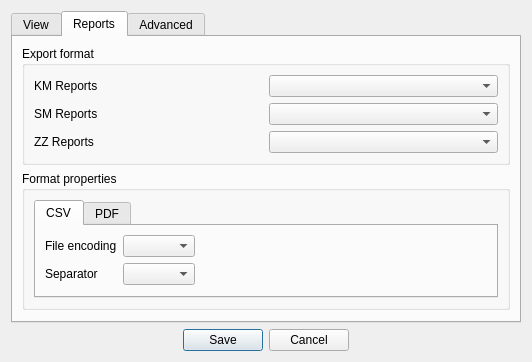
<?xml version="1.0" encoding="UTF-8"?>
<ui version="4.0">
 <class>SettingsDialog</class>
 <widget class="QDialog" name="SettingsDialog">
  <property name="geometry">
   <rect>
    <x>0</x>
    <y>0</y>
    <width>532</width>
    <height>315</height>
   </rect>
  </property>
  <property name="windowTitle">
   <string>Program settings</string>
  </property>
  <property name="modal">
   <bool>true</bool>
  </property>
  <layout class="QVBoxLayout" name="verticalLayout">
   <item>
    <widget class="QTabWidget" name="tab_settings">
     <property name="currentIndex">
      <number>1</number>
     </property>
     <widget class="QWidget" name="tab">
      <attribute name="title">
       <string>View</string>
      </attribute>
      <layout class="QVBoxLayout" name="verticalLayout_2">
       <item>
        <widget class="QGroupBox" name="groupBox_fonts">
         <property name="title">
          <string>Table font</string>
         </property>
         <layout class="QFormLayout" name="formLayout">
          <item row="0" column="0">
           <widget class="QLabel" name="label_font_family">
            <property name="text">
             <string>Font family</string>
            </property>
           </widget>
          </item>
          <item row="0" column="1">
           <widget class="QFontComboBox" name="fcb_font_family"/>
          </item>
          <item row="1" column="0">
           <widget class="QLabel" name="label_font_size">
            <property name="text">
             <string>Font size</string>
            </property>
           </widget>
          </item>
          <item row="1" column="1">
           <widget class="QComboBox" name="cb_font_size"/>
          </item>
          <item row="2" column="0">
           <widget class="QLabel" name="label_font_color">
            <property name="text">
             <string>Font color</string>
            </property>
           </widget>
          </item>
          <item row="2" column="1">
           <widget class="QPushButton" name="pb_font_color">
            <property name="text">
             <string/>
            </property>
           </widget>
          </item>
         </layout>
        </widget>
       </item>
       <item>
        <widget class="QGroupBox" name="groupBox_colors">
         <property name="title">
          <string>Colors</string>
         </property>
         <layout class="QGridLayout" name="gridLayout" columnstretch="2,1,1,1,1">
          <item row="2" column="0">
           <widget class="QLabel" name="label_color_even">
            <property name="text">
             <string>Even table row color</string>
            </property>
           </widget>
          </item>
          <item row="0" column="1">
           <widget class="QLabel" name="label_color_normal">
            <property name="text">
             <string>Normal</string>
            </property>
            <property name="alignment">
             <set>Qt::AlignCenter</set>
            </property>
           </widget>
          </item>
          <item row="0" column="3">
           <widget class="QLabel" name="label_color_expiring">
            <property name="text">
             <string>Expiring</string>
            </property>
            <property name="alignment">
             <set>Qt::AlignCenter</set>
            </property>
           </widget>
          </item>
          <item row="0" column="4">
           <widget class="QLabel" name="label_color_valid">
            <property name="text">
             <string>Valid</string>
            </property>
            <property name="alignment">
             <set>Qt::AlignCenter</set>
            </property>
           </widget>
          </item>
          <item row="0" column="2">
           <widget class="QLabel" name="label_color_expired">
            <property name="text">
             <string>Expired</string>
            </property>
            <property name="alignment">
             <set>Qt::AlignCenter</set>
            </property>
           </widget>
          </item>
          <item row="1" column="0">
           <widget class="QLabel" name="label_color_odd">
            <property name="text">
             <string>Odd table row color</string>
            </property>
           </widget>
          </item>
          <item row="1" column="2">
           <widget class="QPushButton" name="pb_color_odd_expired">
            <property name="text">
             <string/>
            </property>
           </widget>
          </item>
          <item row="1" column="3">
           <widget class="QPushButton" name="pb_color_odd_expiring">
            <property name="text">
             <string/>
            </property>
           </widget>
          </item>
          <item row="1" column="4">
           <widget class="QPushButton" name="pb_color_odd_valid">
            <property name="text">
             <string/>
            </property>
           </widget>
          </item>
          <item row="2" column="2">
           <widget class="QPushButton" name="pb_color_even_expired">
            <property name="text">
             <string/>
            </property>
           </widget>
          </item>
          <item row="2" column="3">
           <widget class="QPushButton" name="pb_color_even_expiring">
            <property name="text">
             <string/>
            </property>
           </widget>
          </item>
          <item row="2" column="4">
           <widget class="QPushButton" name="pb_color_even_valid">
            <property name="text">
             <string/>
            </property>
           </widget>
          </item>
          <item row="1" column="1">
           <widget class="QPushButton" name="pb_color_odd_normal">
            <property name="text">
             <string/>
            </property>
           </widget>
          </item>
          <item row="2" column="1">
           <widget class="QPushButton" name="pb_color_even_normal">
            <property name="text">
             <string/>
            </property>
           </widget>
          </item>
         </layout>
        </widget>
       </item>
       <item>
        <spacer name="verticalSpacer_view">
         <property name="orientation">
          <enum>Qt::Vertical</enum>
         </property>
         <property name="sizeHint" stdset="0">
          <size>
           <width>20</width>
           <height>40</height>
          </size>
         </property>
        </spacer>
       </item>
      </layout>
     </widget>
     <widget class="QWidget" name="tab_2">
      <attribute name="title">
       <string>Reports</string>
      </attribute>
      <layout class="QVBoxLayout" name="verticalLayout_3">
       <item>
        <widget class="QGroupBox" name="groupBox_export">
         <property name="title">
          <string>Export format</string>
         </property>
         <layout class="QGridLayout" name="gridLayout_2">
          <item row="2" column="1">
           <widget class="QComboBox" name="cb_ZZ_format"/>
          </item>
          <item row="1" column="0">
           <widget class="QLabel" name="label_SM_reports">
            <property name="text">
             <string>SM Reports</string>
            </property>
           </widget>
          </item>
          <item row="1" column="1">
           <widget class="QComboBox" name="cb_SM_format"/>
          </item>
          <item row="0" column="1">
           <widget class="QComboBox" name="cb_KM_format"/>
          </item>
          <item row="2" column="0">
           <widget class="QLabel" name="label_ZZ_reports">
            <property name="text">
             <string>ZZ Reports</string>
            </property>
           </widget>
          </item>
          <item row="0" column="0">
           <widget class="QLabel" name="label_KM_reports">
            <property name="text">
             <string>KM Reports</string>
            </property>
           </widget>
          </item>
         </layout>
        </widget>
       </item>
       <item>
        <widget class="QGroupBox" name="groupBox_format_properties">
         <property name="title">
          <string>Format properties</string>
         </property>
         <layout class="QGridLayout" name="gridLayout_3">
          <item row="0" column="0">
           <widget class="QTabWidget" name="tab_formats">
            <property name="currentIndex">
             <number>0</number>
            </property>
            <widget class="QWidget" name="tab_formats_csv">
             <attribute name="title">
              <string>CSV</string>
             </attribute>
             <layout class="QFormLayout" name="formLayout_2">
              <property name="fieldGrowthPolicy">
               <enum>QFormLayout::ExpandingFieldsGrow</enum>
              </property>
              <item row="0" column="0">
               <widget class="QLabel" name="label_format_csv_encoding">
                <property name="text">
                 <string>File encoding</string>
                </property>
               </widget>
              </item>
              <item row="1" column="0">
               <widget class="QLabel" name="tab_format_csv_separator">
                <property name="text">
                 <string>Separator</string>
                </property>
               </widget>
              </item>
              <item row="1" column="1">
               <widget class="QComboBox" name="cb_format_csv_separator"/>
              </item>
              <item row="0" column="1">
               <widget class="QComboBox" name="cb_format_csv_encoding"/>
              </item>
             </layout>
            </widget>
            <widget class="QWidget" name="tab_formats_pdf">
             <attribute name="title">
              <string>PDF</string>
             </attribute>
            </widget>
           </widget>
          </item>
         </layout>
        </widget>
       </item>
       <item>
        <spacer name="verticalSpacer_reports">
         <property name="orientation">
          <enum>Qt::Vertical</enum>
         </property>
         <property name="sizeHint" stdset="0">
          <size>
           <width>20</width>
           <height>40</height>
          </size>
         </property>
        </spacer>
       </item>
      </layout>
     </widget>
     <widget class="QWidget" name="tab_advanced">
      <attribute name="title">
       <string>Advanced</string>
      </attribute>
      <layout class="QFormLayout" name="formLayout_3">
       <property name="fieldGrowthPolicy">
        <enum>QFormLayout::ExpandingFieldsGrow</enum>
       </property>
       <item row="0" column="0">
        <widget class="QCheckBox" name="cb_adv_updatecheck">
         <property name="text">
          <string>Check for updates on startup</string>
         </property>
        </widget>
       </item>
      </layout>
     </widget>
    </widget>
   </item>
   <item>
    <widget class="QDialogButtonBox" name="buttonBox">
     <property name="orientation">
      <enum>Qt::Horizontal</enum>
     </property>
     <property name="standardButtons">
      <set>QDialogButtonBox::Cancel|QDialogButtonBox::Save</set>
     </property>
     <property name="centerButtons">
      <bool>true</bool>
     </property>
    </widget>
   </item>
  </layout>
 </widget>
 <tabstops>
  <tabstop>buttonBox</tabstop>
 </tabstops>
 <resources/>
 <connections>
  <connection>
   <sender>buttonBox</sender>
   <signal>accepted()</signal>
   <receiver>SettingsDialog</receiver>
   <slot>accept()</slot>
   <hints>
    <hint type="sourcelabel">
     <x>248</x>
     <y>254</y>
    </hint>
    <hint type="destinationlabel">
     <x>157</x>
     <y>274</y>
    </hint>
   </hints>
  </connection>
  <connection>
   <sender>buttonBox</sender>
   <signal>rejected()</signal>
   <receiver>SettingsDialog</receiver>
   <slot>reject()</slot>
   <hints>
    <hint type="sourcelabel">
     <x>316</x>
     <y>260</y>
    </hint>
    <hint type="destinationlabel">
     <x>286</x>
     <y>274</y>
    </hint>
   </hints>
  </connection>
 </connections>
</ui>
